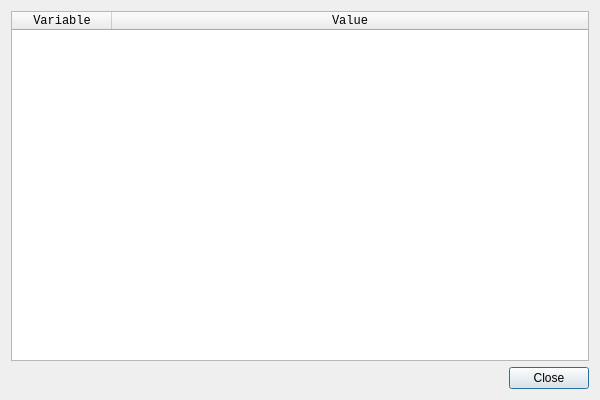
<?xml version="1.0" encoding="UTF-8"?>
<ui version="4.0">
 <class>ConsoleEnv</class>
 <widget class="QDialog" name="ConsoleEnv">
  <property name="geometry">
   <rect>
    <x>0</x>
    <y>0</y>
    <width>600</width>
    <height>400</height>
   </rect>
  </property>
  <property name="windowTitle">
   <string>Rare - Console Environment</string>
  </property>
  <layout class="QVBoxLayout" name="layout">
   <item>
    <widget class="QTableWidget" name="table">
     <property name="font">
      <font>
       <family>Monospace</family>
      </font>
     </property>
     <property name="editTriggers">
      <set>QAbstractItemView::NoEditTriggers</set>
     </property>
     <property name="alternatingRowColors">
      <bool>true</bool>
     </property>
     <property name="selectionBehavior">
      <enum>QAbstractItemView::SelectRows</enum>
     </property>
     <property name="sortingEnabled">
      <bool>true</bool>
     </property>
     <property name="cornerButtonEnabled">
      <bool>true</bool>
     </property>
     <property name="columnCount">
      <number>2</number>
     </property>
     <attribute name="horizontalHeaderVisible">
      <bool>true</bool>
     </attribute>
     <attribute name="horizontalHeaderStretchLastSection">
      <bool>true</bool>
     </attribute>
     <attribute name="verticalHeaderVisible">
      <bool>false</bool>
     </attribute>
     <column>
      <property name="text">
       <string>Variable</string>
      </property>
     </column>
     <column>
      <property name="text">
       <string>Value</string>
      </property>
     </column>
    </widget>
   </item>
   <item>
    <widget class="QDialogButtonBox" name="buttons">
     <property name="orientation">
      <enum>Qt::Horizontal</enum>
     </property>
     <property name="standardButtons">
      <set>QDialogButtonBox::Close</set>
     </property>
    </widget>
   </item>
  </layout>
 </widget>
 <resources/>
 <connections>
  <connection>
   <sender>buttons</sender>
   <signal>accepted()</signal>
   <receiver>ConsoleEnv</receiver>
   <slot>accept()</slot>
   <hints>
    <hint type="sourcelabel">
     <x>248</x>
     <y>254</y>
    </hint>
    <hint type="destinationlabel">
     <x>157</x>
     <y>274</y>
    </hint>
   </hints>
  </connection>
  <connection>
   <sender>buttons</sender>
   <signal>rejected()</signal>
   <receiver>ConsoleEnv</receiver>
   <slot>reject()</slot>
   <hints>
    <hint type="sourcelabel">
     <x>316</x>
     <y>260</y>
    </hint>
    <hint type="destinationlabel">
     <x>286</x>
     <y>274</y>
    </hint>
   </hints>
  </connection>
 </connections>
</ui>
